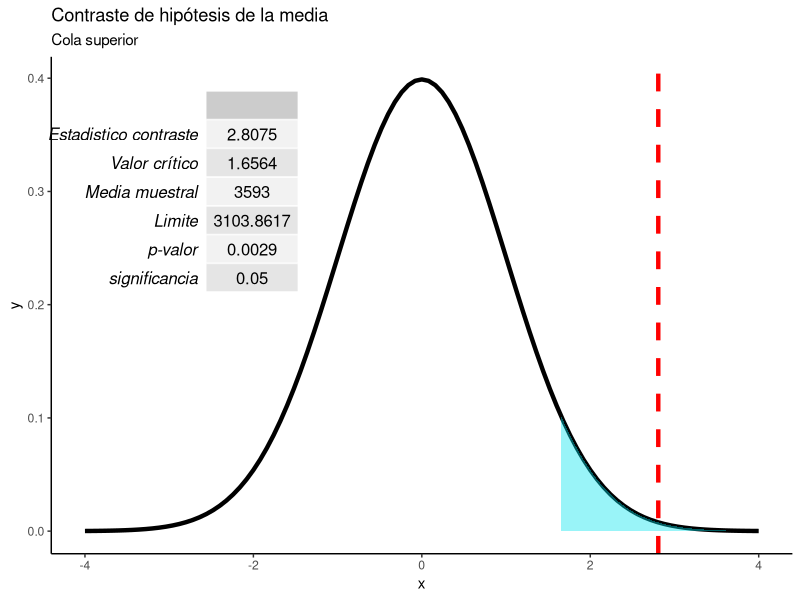
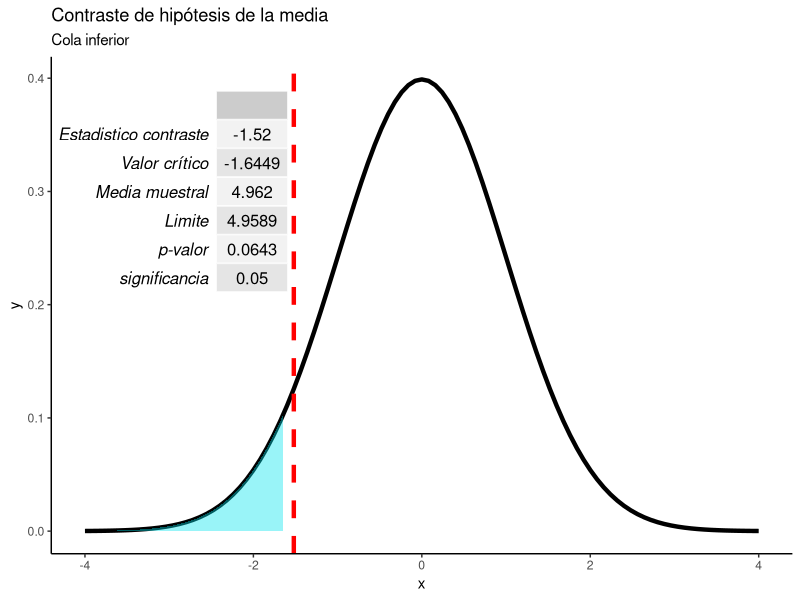
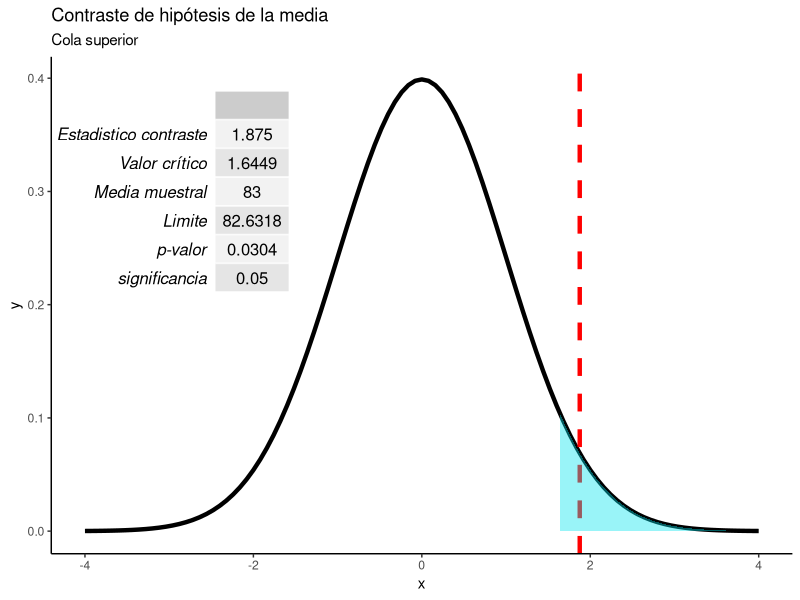
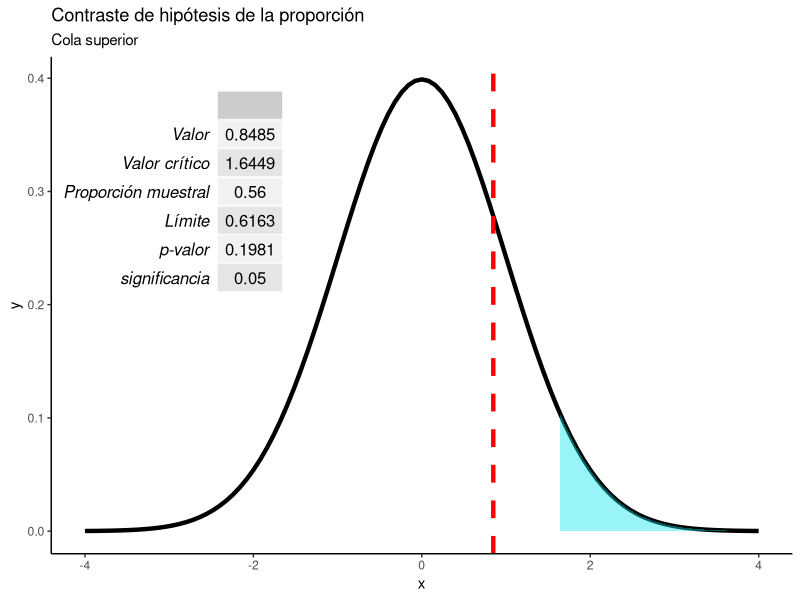
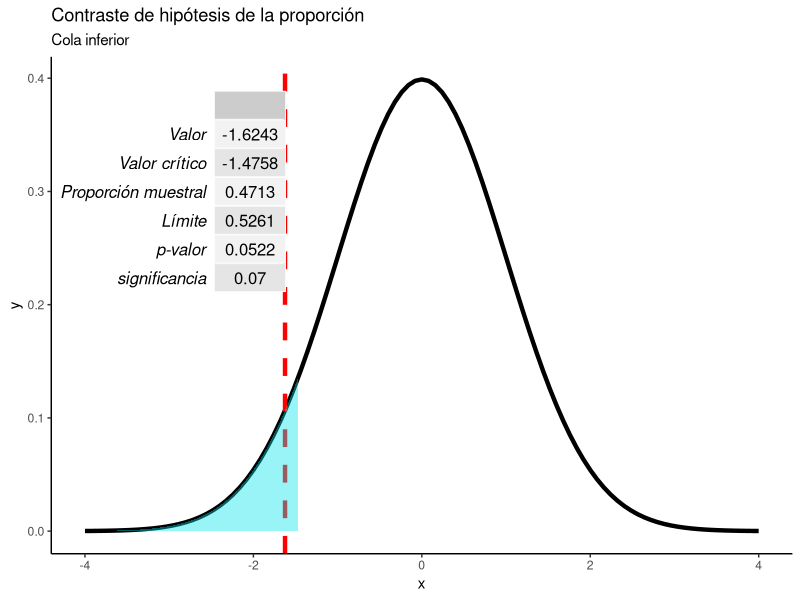
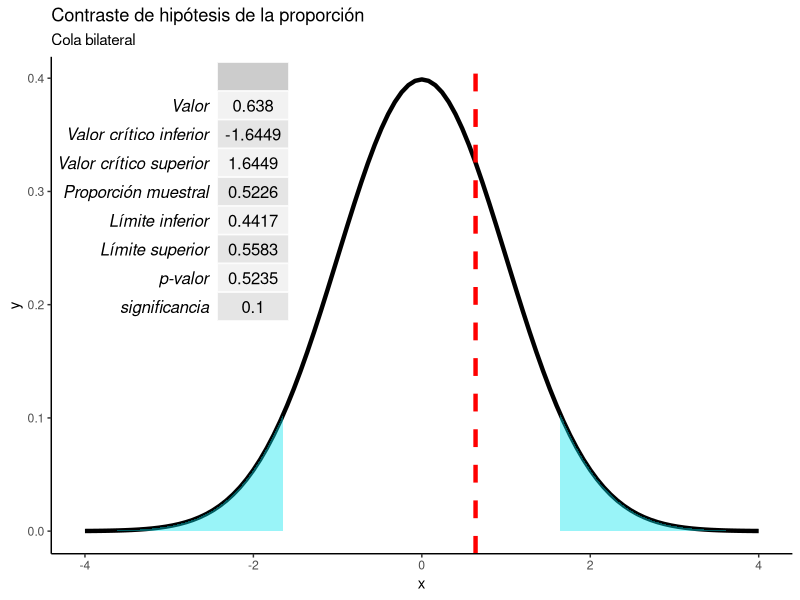

The R source for these figures, in order:

contraste_hipotesis1 <- function(media, media_muestral, proporcion_poblacional, proporcion_muestral, dtd=NULL, dtc=NULL, significancia, n, tipo="superior", estadistico = "media"){

  # Realiza contrastes de hipótesis para la media y la proporción
  # Autor: Kamal Romero (karomero@ucm.es)
  #
  # Dependiencias: Necesita las librerias ggplot y gridExtra
  # Args:
  #   media: media poblacional
  #   media_muestral: media muestral
  #   proporcion_poblacional: proporcion poblacional (debe ser un número estre cero y uno)
  #   proporcion_muestral: proporcion muestral (debe ser un número estre cero y uno)
  #   dtc: desviación típica si esta es conocida
  #   dtd: desviación típica si esta es desconocida
  #   n: tamaño de la muestra
  #   significancia: nivel de significancia del contraste (debe ser un número estre cero y uno)
  #   estadistico: el estadístico de contraste, de ser "media" o "proporcion" (default = "media")
  #   tipo: si el tipo de contraste es de cola superior, cola inferior o bilateral (default = "superior")
  #
  # Returns:
  #   Una tabla con el estadístico de contraste (Valor), el valor crítico (Valor crítico), 
  #   la media o proporción muestral, el valor crítco medido en la escala original (Límite)
  #   el p-valor y el nivel de significancia
  #   Un gráfico con el área de aceptación y la ubicación del estadístico de contraste
  #
  
  
# Contrastes de la media de una distribución normal: varianza poblacional conocida 

  library(ggplot2)
  library(gridExtra)
  
  if(estadistico == "media"){
  
  if(!is.null(dtc)){
    
    z_estandar <-  (media_muestral - media)/(dtc / sqrt(n))
  
# Contraste de cola superior

  if(tipo=="superior") {

confianza2 <- significancia
tabla <- qnorm(p = confianza2, lower.tail = FALSE)
valor <- z_estandar
critico <- media + tabla*(dtc/sqrt(n))
pvalor <- pnorm(valor, lower.tail = FALSE)

  }
  
# Contraste de cola inferior
  
  if(tipo=="inferior") {

confianza2 <- significancia
tabla <- qnorm(p = confianza2, lower.tail = FALSE)*(-1)
valor <- z_estandar
critico <- media + tabla*(dtc/sqrt(n))
pvalor <- pnorm(valor)

  }
  
# Contraste de dos colas
  
  if(tipo=="bilateral") {
  
confianza2 <- significancia/2
tabla <- qnorm(p = confianza2, lower.tail = FALSE)
valor <- z_estandar
critico1 <- media + tabla*(dtc/sqrt(n))
critico2 <- media - tabla*(dtc/sqrt(n))
pvalor <- pnorm(abs(valor), lower.tail = FALSE)*2

  }
  
  }
  
# Contrastes de la media de una distribución normal: varianza poblacional desconocida

  if(!is.null(dtd)){
    
    z_estandar <-  (media_muestral - media)/(dtd / sqrt(n))
  
# Contraste de cola superior
  if(tipo=="superior") {

confianza2 <- significancia
tabla <- qt(p = confianza2, df = n-1, lower.tail = FALSE)
valor <- z_estandar
critico <- media + tabla*(dtd/sqrt(n))
pvalor <- pt(valor,df = n-1, lower.tail = FALSE)

  }
  
# Contraste de cola inferior
  if(tipo=="inferior") {

confianza2 <- signiicancia
tabla <- qt(p = confianza2, df = n-1, lower.tail = FALSE)*(-1)
valor <- z_estandar
critico <- media + tabla*(dtd/sqrt(n))
pvalor <- pt(valor, df = n-1)

  }
  
# Contraste de dos colas
  if(tipo=="bilateral") {

confianza2 <- significancia/2
tabla <- qt(p = confianza2, df = n-1, lower.tail = FALSE)
valor <- z_estandar
critico1 <- media + tabla*(dtd/sqrt(n))
critico2 <- media - tabla*(dtd/sqrt(n))
pvalor <- pt(abs(valor), df = n-1, lower.tail = FALSE)*2

  }
  
  }
  
  if(tipo=="bilateral") {
    
    tablon <- data.frame(
      "Concepto" = c("Valor", "Valor crítico superior", "Valor crítico inferior", "Media muestral", "Límite inferior", "Límite superior",  "p-valor", "significancia"),
      "Datos"=c(valor, tabla*(-1), tabla, media_muestral, critico1, critico2, pvalor, (significancia/2))
    )
    
    tablon$Datos <-  round(tablon$Datos, digits = 4)
    rownames(tablon) <- tablon[,1]
    tablon[,1] <- NULL
    colnames(tablon) <- ""
    
    return(tablon)
    
  } else {
  
  tablon <- data.frame(
    "Concepto" = c("Estadistico contraste", "Valor crítico", "Media muestral", "Limite", "p-valor", "significancia"),
    "Datos"=c(valor, tabla, media_muestral, critico, pvalor, significancia)
  )
  
  tablon$Datos <-  round(tablon$Datos, digits = 4)
  rownames(tablon) <- tablon[,1]
  tablon[,1] <- NULL
  colnames(tablon) <- ""
  
  if(tipo == "inferior"){
    
    p1 <- ggplot(data.frame(x = c(-4, 4)), aes(x = x)) +
      stat_function(fun = dnorm,  size = 1.5) + geom_vline(xintercept = valor, color="red", linetype="dashed", size=1.5) + 
      stat_function(fun = dnorm, geom="area", fill="turquoise2", alpha=0.4, xlim = c(-4,tabla)) + 
      annotation_custom(tableGrob(tablon), xmin=-4, xmax=-2, ymin=0.2, ymax=0.4) +
      ggtitle("Contraste de hipótesis de la media", subtitle = paste0("Cola ", tipo)) +
      theme_classic() } else {
        
    p1 <- ggplot(data.frame(x = c(-4, 4)), aes(x = x)) +
          stat_function(fun = dnorm, size = 1.5) + geom_vline(xintercept = valor, color="red", linetype="dashed", size=1.5) + 
          stat_function(fun = dnorm, geom="area", fill="turquoise2", alpha=0.4, xlim = c(tabla,4)) + 
          annotation_custom(tableGrob(tablon), xmin=-4, xmax=-2, ymin=0.2, ymax=0.4) +
          ggtitle("Contraste de hipótesis de la media", subtitle = paste0("Cola ", tipo)) +
          theme_classic()
      }
  
  return(list(Resumen =tablon,p1))
  
  }
}

  if(estadistico == "proporcion"){
    
# Contrastes de la proporción poblacional 
    
    if (proporcion_muestral > 1 | proporcion_muestral < 0) {
      stop(" La proporcion debe ser un numero entre cero y uno", call. = FALSE)
    }
    
    if (proporcion_poblacional > 1 | proporcion_poblacional < 0) {
      stop(" La proporcion debe ser un numero entre cero y uno", call. = FALSE)
    }
    
    # Contraste de cola superior
    
    if(tipo=="superior") {
    
    dt <- sqrt((proporcion_poblacional*(1-proporcion_poblacional))/n)
    confianza2 <- significancia
    tabla_z <- qnorm(p = confianza2, lower.tail = FALSE)
    valor <- (proporcion_muestral - proporcion_poblacional)/dt
    critico <- proporcion_poblacional + tabla_z*dt
    pvalor <- pnorm(valor, lower.tail = FALSE)
    
    }
    
    
    # Contraste de cola inferior
    
    if(tipo=="inferior") {
      
      dt <- sqrt((proporcion_poblacional*(1-proporcion_poblacional))/n)
      confianza2 <- significancia
      tabla_z <- qnorm(p = confianza2, lower.tail = FALSE)*(-1)
      valor <- (proporcion_muestral - proporcion_poblacional)/dt
      critico <- proporcion_poblacional - tabla_z*dt
      pvalor <- pnorm(valor)
      
    }
    
    
    # Contraste de dos colas
    
    if(tipo=="bilateral") {
      
      dt <- sqrt((proporcion_poblacional*(1-proporcion_poblacional))/n)
      confianza2 <- significancia/2
      tabla_z <- qnorm(p = confianza2, lower.tail = FALSE)
      valor <- (proporcion_muestral - proporcion_poblacional)/dt
      critico1 <- proporcion_poblacional - tabla_z*dt
      critico2 <- proporcion_poblacional + tabla_z*dt
      pvalor <- pnorm(abs(valor), lower.tail = FALSE)*2
      
    }
    
    if(tipo=="bilateral") {
      
      tabla <- data.frame(
        "Concepto" = c("Valor", "Valor crítico inferior", "Valor crítico superior", "Proporción muestral", "Límite inferior", "Límite superior", "p-valor", "significancia"),
        "Datos"=c(valor, tabla_z*(-1), tabla_z, proporcion_muestral, critico1, critico2,  pvalor, significancia)
      )
      
      tabla$Datos <-  round(tabla$Datos, digits = 4)
      rownames(tabla) <- tabla[,1]
      tabla[,1] <- NULL
      colnames(tabla) <- ""
      
      p1 <- ggplot(data.frame(x = c(-4, 4)), aes(x = x)) +
        stat_function(fun = dnorm,  size = 1.5) + geom_vline(xintercept = valor, color="red", linetype="dashed", size=1.5) + 
        stat_function(fun = dnorm, geom="area", fill="turquoise2", alpha=0.4, xlim = c(-4,tabla_z*(-1))) +
        stat_function(fun = dnorm, geom="area", fill="turquoise2", alpha=0.4, xlim = c(tabla_z,4)) + 
        annotation_custom(tableGrob(tabla), xmin=-4, xmax=-2, ymin=0.2, ymax=0.4) +
        ggtitle("Contraste de hipótesis de la proporción", subtitle = paste0("Cola ", tipo)) +
        theme_classic()
      
      return(list(Resumen =tabla,p1)) } else {
        
        tabla <- data.frame(
          "Concepto" = c("Valor", "Valor crítico", "Proporción muestral", "Límite",  "p-valor", "significancia"),
          "Datos"=c(valor, tabla_z, proporcion_muestral, critico, pvalor, significancia)
        )
        
        tabla$Datos <-  round(tabla$Datos, digits = 4)
        rownames(tabla) <- tabla[,1]
        tabla[,1] <- NULL
        colnames(tabla) <- ""
        
        if(tipo == "inferior"){
        
        p1 <- ggplot(data.frame(x = c(-4, 4)), aes(x = x)) +
          stat_function(fun = dnorm,  size = 1.5) + geom_vline(xintercept = valor, color="red", linetype="dashed", size=1.5) + 
          stat_function(fun = dnorm, geom="area", fill="turquoise2", alpha=0.4, xlim = c(-4,tabla_z)) + 
          annotation_custom(tableGrob(tabla), xmin=-4, xmax=-2, ymin=0.2, ymax=0.4) +
          ggtitle("Contraste de hipótesis de la proporción", subtitle = paste0("Cola ", tipo)) +
          theme_classic() } else {
          
        p1 <- ggplot(data.frame(x = c(-4, 4)), aes(x = x)) +
              stat_function(fun = dnorm, size = 1.5) + geom_vline(xintercept = valor, color="red", linetype="dashed", size=1.5) + 
              stat_function(fun = dnorm, geom="area", fill="turquoise2", alpha=0.4, xlim = c(tabla_z,4)) + 
              annotation_custom(tableGrob(tabla), xmin=-4, xmax=-2, ymin=0.2, ymax=0.4) +
              ggtitle("Contraste de hipótesis de la proporción", subtitle = paste0("Cola ", tipo)) +
              theme_classic()
          }
        
        return(list(Resumen =tabla,p1))
        
      }
    
  }  
    
}



# Ejemplos

contraste_hipotesis1(media = 2400, media_muestral = 3593, dtd = 4919, significancia = 0.05, n = 134,estadistico = "media", tipo = "superior")
contraste_hipotesis1(media = 5, media_muestral = 4.962, dtc = 0.1, significancia = 0.05, n = 16,estadistico = "media", tipo = "inferior")
contraste_hipotesis1(media = 80, media_muestral = 83, dtc = 8, significancia = 0.05, n = 25,estadistico = "media", tipo = "superior")
contraste_hipotesis1(proporcion_poblacional = 0.5, proporcion_muestral = 28/50, significancia = 0.05, estadistico = "proporcion", tipo = "superior", n = 50)
contraste_hipotesis1(proporcion_poblacional = 0.5, proporcion_muestral = 378/802, n = 802,significancia = 0.07, estadistico = "proporcion", tipo = "inferior")
contraste_hipotesis1(proporcion_poblacional = 0.5, proporcion_muestral = 104/199, n = 199,significancia = 0.1, estadistico = "proporcion", tipo = "bilateral")
